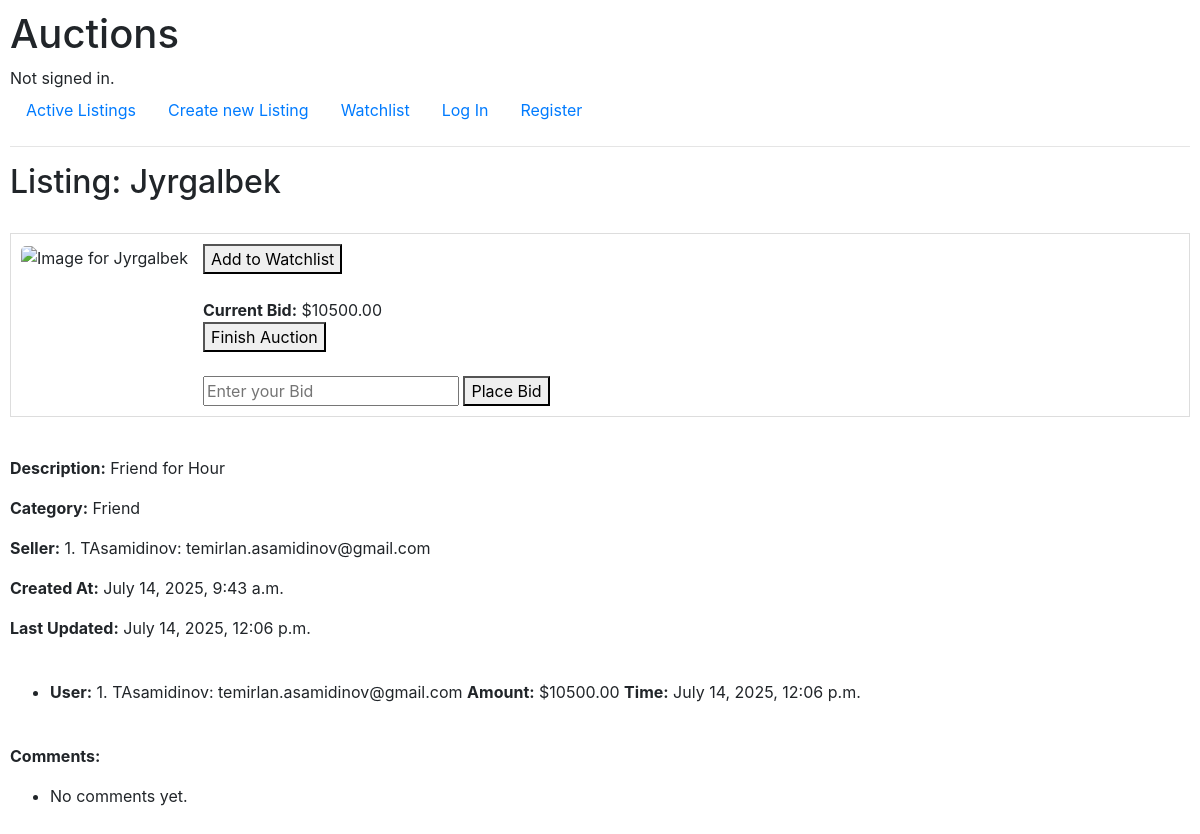
The page /7 on the database as committed earlier.
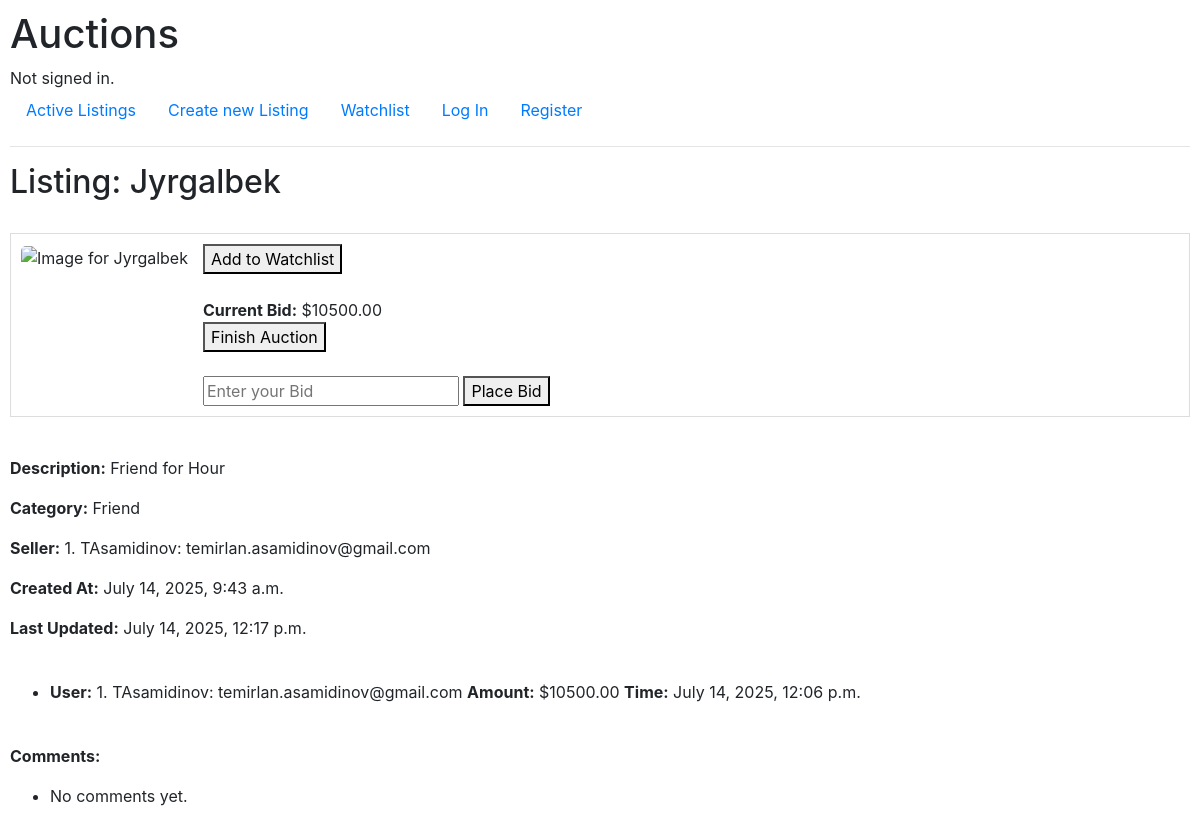
The same page on the database as committed later.
### auctions/models.py (models this page shows, shortened)
class Listing(models.Model):
    title = models.CharField(max_length=255)
    description = models.TextField()
    price = models.DecimalField(max_digits=10, decimal_places=2)
    created_at = models.DateTimeField(auto_now_add=True)
    updated_at = models.DateTimeField(auto_now=True)
    owner = models.ForeignKey(User, on_delete=models.CASCADE)
    category = models.CharField(max_length=50, blank=True)
    image_url = models.URLField(blank=True, null=True)
    is_active = models.BooleanField(default=True)

class User(AbstractUser):
    name = models.CharField(max_length=255, blank=True)
    surname = models.CharField(max_length=255, blank=True)
    email = models.EmailField(unique=True)
    phone_number = models.CharField(max_length=15, blank=True)
    address = models.TextField(blank=True)
    date_of_birth = models.DateField(null=True, blank=True)
    is_verified = models.BooleanField(default=False)
    watchlist = models.ManyToManyField('Listing', related_name='watchers', blank=True)
    def __str__(self):
        return f"{self.id}. {self.username}: {self.name} {self.surname} {self.email}"

### auctions/views.py (the view)
# urls.py: path("<int:listing_id>", views.listing, name="listing"),
def listing(request, listing_id):
    try:
        listing = Listing.objects.get(id=listing_id)
    except Listing.DoesNotExist:
        return render(request, "auctions/error.html", {
            "message": "Listing not found."
        })
    comments = listing.comments.all()
    bids = listing.bids.all()
    return render(request, "auctions/listing.html", {
        "listing": listing,
        "comments": comments,
        "bids": bids
    })

### auctions/templates/auctions/listing.html (shortened to what this page needs)
{% extends "auctions/layout.html" %}
{% block body %}
    {% if listing %}
        <h2>Listing: {{ listing.title }}</h2>
        <br>
        <div class="listing-box">
            <div class="listing-image">
                <img src="{{ listing.image_url }}" alt="Image for {{ listing.title }}" style="max-width: 300px; border-radius: 5px;">
            </div>
            <div class="listing-info">
                <form action="{% url 'like' listing.id %}" method="post">
                    <button type="submit">
                        {% if user.is_authenticated and listing in user.watchlist.all %}
                            Remove from Watchlist
                        {% else %}
                            Add to Watchlist
                        {% endif %}
                    </button>
                </form>
                <br>
                <strong>Current Bid:</strong> ${{ listing.price }}
                <form action="{% url 'close_listing' listing.id %}" method="post">
                    <button type="submit">Finish Auction</button>
                </form>
                <br>
                <form action="{% url 'bid' listing.id %}" method="post">
                    <input type="number" name="amount" placeholder="Enter your Bid" required>
                    <button type="submit">Place Bid</button>
                </form>
            </div>
        </div>
        <br
        <div class="listing">
            <p><strong>Description:</strong> {{ listing.description }}</p>
            <p><strong>Category:</strong> {{ listing.category }}</p>
            <p><strong>Seller:</strong> {{ listing.owner }}</p>
            <p><strong>Created At:</strong> {{ listing.created_at }}</p>
            <p><strong>Last Updated:</strong> {{ listing.updated_at }}</p>
            <br>
            <ul>
                {% for bid in bids %}
                    <li>
                        <strong>User:</strong> {{ bid.user }}
                        <strong>Amount:</strong> ${{ bid.amount }}
                        <strong>Time:</strong> {{ bid.created_at }}
                    </li>
                {% empty %}
                    <li>No bids yet.</li>
                {% endfor %}
            </ul>
            <br>
            <p><strong>Comments:</strong></p>
            <ul>
                {% for comment in comments %}
                    <li>
                        <strong>{{ comment.user }}:</strong> {{ comment.content }}
                        <em>({{ comment.created_at }})</em>
                    </li>
                {% empty %}
                    <li>No comments yet.</li>
                {% endfor %}
            </ul>
    {% else %}
        <p>No active listings available.</p>
    {% endif %}
{% endblock %}

Rows that differ between the two databases and show on the page:
changed Listing "Jyrgalbek": updated_at "July 14, 2025, 12:06 p.m." → "July 14, 2025, 12:17 p.m."
